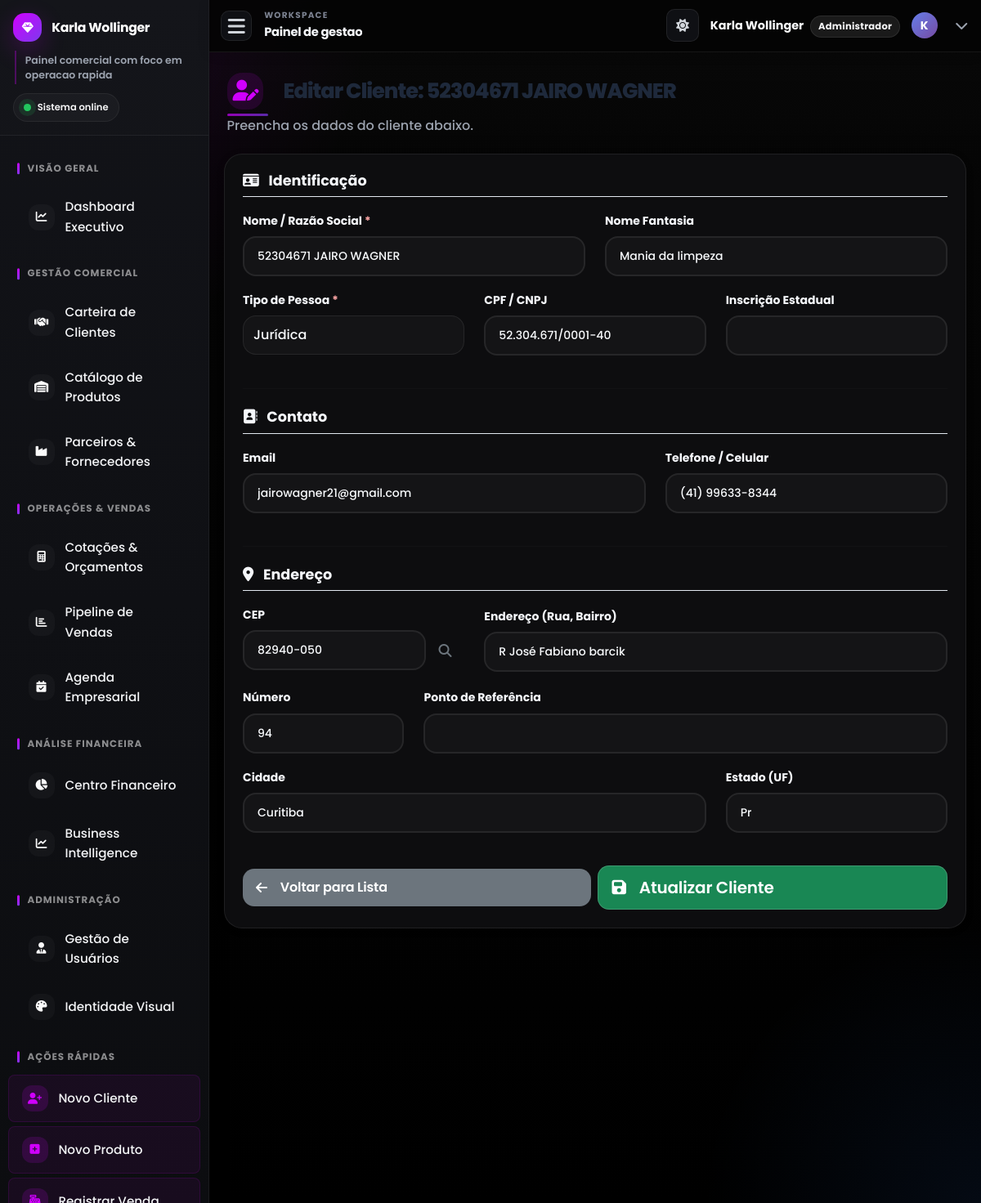
/cadastro_cliente.php?id=15 (signed in), run on the app's committed database.
### tables this page shows
CREATE TABLE `clientes` (
  `id` int(11) NOT NULL,
  `nome` varchar(255) NOT NULL,
  `nome_fantasia` varchar(255) DEFAULT NULL,
  `tipo_pessoa` enum('fisica','juridica') NOT NULL,
  `cpf_cnpj` varchar(22) DEFAULT NULL,
  `inscricao_estadual` varchar(20) DEFAULT NULL,
  `email` varchar(100) DEFAULT NULL,
  `telefone` varchar(20) DEFAULT NULL,
  `endereco` varchar(255) DEFAULT NULL,
  `numero` varchar(20) DEFAULT NULL,
  `ponto_referencia` varchar(255) DEFAULT NULL,
  `cidade` varchar(100) DEFAULT NULL,
  `estado` varchar(2) DEFAULT NULL,
  `cep` varchar(10) DEFAULT NULL,
  `data_cadastro` datetime DEFAULT current_timestamp()
);

### cadastro_cliente.php (the view, shortened to what this page needs)
<?php
require_once 'includes/db_connect.php';
$id = $nome = $nome_fantasia = $tipo_pessoa = $cpf_cnpj = $inscricao_estadual = $email = $telefone = $endereco = $numero = $ponto_referencia = $cidade = $estado = $cep = "";
$title = "Cadastrar Novo Cliente";
$submit_button_text = "Cadastrar Cliente";
if (isset($_GET["id"]) && $_SERVER["REQUEST_METHOD"] !== "POST") {
    $id = trim($_GET["id"]);
    $sql_edit = "SELECT id, nome, nome_fantasia, tipo_pessoa, cpf_cnpj, inscricao_estadual, email, telefone, endereco, numero, ponto_referencia, cidade, estado, cep FROM clientes WHERE id = ?";
    if ($stmt_edit = $conn->prepare($sql_edit)) {
        $stmt_edit->bind_param("i", $id);
        if ($stmt_edit->execute()) {
            $result_edit = $stmt_edit->get_result();
            if ($result_edit->num_rows == 1) {
                $row = $result_edit->fetch_assoc();
                extract($row);
                $title = "Editar Cliente: " . htmlspecialchars($nome);
                $submit_button_text = "Atualizar Cliente";
            } else {
                $_SESSION['flash_message'] = "Cliente não encontrado.";
                $_SESSION['flash_message_type'] = "danger";
                header("location: clientes.php");
                exit();
            }
        }
    }
}
include_once 'includes/header.php';
?>
<div class="page-header fade-in-up">
    <h1 class="page-title">
        <i class="fas fa-<?php echo ($id ? 'user-edit' : 'user-plus'); ?> me-2"></i> <?php echo $title; ?>
    </h1>
    <p class="page-subtitle">Preencha os dados do cliente abaixo.</p>
</div>
<div class="modern-card fade-in-up">
    <div class="card-body-modern">
        <form action="<?php echo htmlspecialchars($_SERVER["PHP_SELF"]); ?><?php echo !empty($id) ? '?id='.$id : ''; ?>" method="post" id="clientForm" novalidate>
            <h5 class="form-section-title"><i class="fas fa-id-card me-2"></i> Identificação</h5>
            <div class="row">
                <div class="col-md-6 mb-3">
                    <label for="nome" class="form-label">Nome / Razão Social <span class="text-danger">*</span></label>
                    <input type="text" class="form-control" id="nome" name="nome" value="<?php echo htmlspecialchars($nome); ?>" required>
                </div>
                <div class="col-md-6 mb-3" id="nome_fantasia_container" style="display: none;">
                    <label for="nome_fantasia" class="form-label">Nome Fantasia</label>
                    <input type="text" class="form-control" id="nome_fantasia" name="nome_fantasia" value="<?php echo htmlspecialchars($nome_fantasia); ?>">
                </div>
            </div>
            <div class="row">
                 <div class="col-md-4 mb-3">
                    <label for="tipo_pessoa" class="form-label">Tipo de Pessoa <span class="text-danger">*</span></label>
                    <select class="form-select" id="tipo_pessoa" name="tipo_pessoa" required>
                        <option value="juridica" <?php echo ($tipo_pessoa == 'juridica' ? 'selected' : ''); ?>>Jurídica</option>
                    </select>
                </div>
                <div class="col-md-4 mb-3">
                    <label for="cpf_cnpj" class="form-label">CPF / CNPJ</label>
                    <input type="text" class="form-control" id="cpf_cnpj" name="cpf_cnpj" value="<?php echo htmlspecialchars($cpf_cnpj); ?>">
                </div>
                <div class="col-md-4 mb-3" id="inscricao_estadual_container" style="display: none;">
                    <label for="inscricao_estadual" class="form-label">Inscrição Estadual</label>
                    <input type="text" class="form-control" id="inscricao_estadual" name="inscricao_estadual" value="<?php echo htmlspecialchars($inscricao_estadual); ?>">
                </div>
            </div>
            <hr class="my-4">
            <h5 class="form-section-title"><i class="fas fa-address-book me-2"></i> Contato</h5>
            <div class="row">
                <div class="col-md-7 mb-3">
                    <label for="email" class="form-label">Email</label>
                    <input type="email" class="form-control" id="email" name="email" value="<?php echo htmlspecialchars($email); ?>">
                </div>
                <div class="col-md-5 mb-3">
                    <label for="telefone" class="form-label">Telefone / Celular</label>
                    <input type="tel" class="form-control" id="telefone" name="telefone" value="<?php echo htmlspecialchars($telefone); ?>">
                </div>
            </div>
            <hr class="my-4">
            <h5 class="form-section-title"><i class="fas fa-map-marker-alt me-2"></i> Endereço</h5>
            <div class="row align-items-center">
                <div class="col-md-4 mb-3">
                    <label for="cep" class="form-label">CEP</label>
                    <div class="input-group">
                        <input type="text" class="form-control" id="cep" name="cep" value="<?php echo htmlspecialchars($cep); ?>" aria-describedby="cep-helper" placeholder="00000-000">
                        <button type="button" class="btn btn-outline-secondary" id="cep-search-btn" title="Buscar CEP">
                            <i class="fas fa-search"></i>
                        </button>
                    </div>
                </div>
                <div class="col-md-8 mb-3">
                    <label for="endereco" class="form-label">Endereço (Rua, Bairro)</label>
                    <input type="text" class="form-control" id="endereco" name="endereco" value="<?php echo htmlspecialchars($endereco); ?>">
                </div>
            </div>
            <div class="row">
                <div class="col-md-3 mb-3">
                    <label for="numero" class="form-label">Número</label>
                    <input type="text" class="form-control" id="numero" name="numero" value="<?php echo htmlspecialchars($numero); ?>">
                </div>
                <div class="col-md-9 mb-3">
                    <label for="ponto_referencia" class="form-label">Ponto de Referência</label>
                    <input type="text" class="form-control" id="ponto_referencia" name="ponto_referencia" value="<?php echo htmlspecialchars($ponto_referencia); ?>">
                </div>
            </div>
            <div class="row">
                <div class="col-md-8 mb-3">
                    <label for="cidade" class="form-label">Cidade</label>
                    <input type="text" class="form-control" id="cidade" name="cidade" value="<?php echo htmlspecialchars($cidade); ?>">
                </div>
                <div class="col-md-4 mb-3">
                    <label for="estado" class="form-label">Estado (UF)</label>
                    <input type="text" class="form-control" id="estado" name="estado" value="<?php echo htmlspecialchars($estado); ?>" maxlength="2">
                </div>
            </div>
            <div class="d-flex flex-column flex-sm-row justify-content-between align-items-center gap-2 mt-4">
                <a href="clientes.php" class="btn btn-secondary w-100 w-sm-auto order-2 order-sm-1">
                    <i class="fas fa-arrow-left me-2"></i> Voltar para Lista
                </a>
                <button type="submit" class="btn btn-success btn-lg w-100 w-sm-auto order-1 order-sm-2">
                    <i class="fas fa-<?php echo ($id ? 'save' : 'check'); ?> me-2"></i> <?php echo $submit_button_text; ?>
                </button>
            </div>
        </form>
    </div>
</div>
<?php include_once 'includes/footer.php'; ?>

### data on the page
clientes: nome "Editar Cliente: 52304671 JAIRO WAGNER", nome "52304671 JAIRO WAGNER", nome_fantasia "Mania da limpeza", tipo_pessoa "Jurídica", cpf_cnpj "52.304.671/0001-40", email "jairowagner21@gmail.com", telefone "(41) 99633-8344", cep "82940-050", endereco "R José Fabiano barcik", numero "94", cidade "Curitiba", estado "Pr"

### other printed values
$current_page_title "Painel de gestao"
$_SESSION["nome"] "Karla Wollinger"
$user_role_label "Administrador"
substr($_SESSION["nome"] ?? 'U', 0, 1) "K"
$submit_button_text "Atualizar Cliente"
